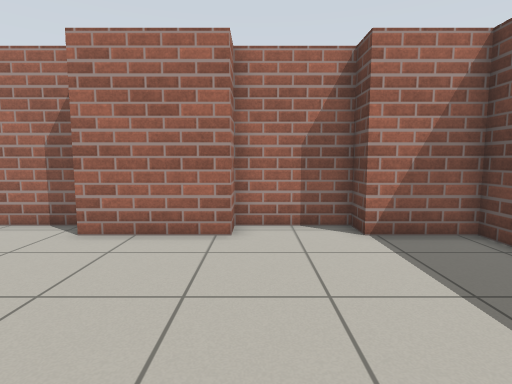
[1] (above)

12 first-person views from a walk through a robot-simulator world made for Gazebo. The camera is 0.93 m above the floor, tilts 6° down and sees 80° across. The floor is counted in squares, 0.5 m on a side. Each view is taken from the middle of a square. On the plan, view 1 faces up. The plan holds only what a view shows up to about 16 squares ahead; the rest is blank.

[2]
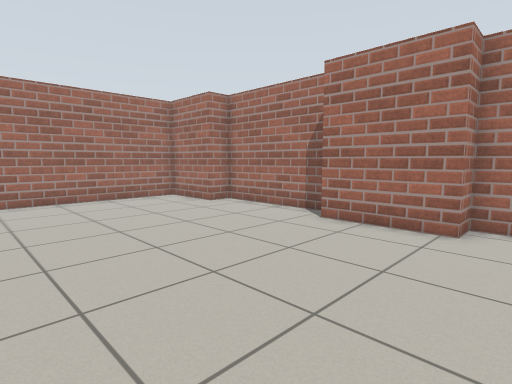

[3]
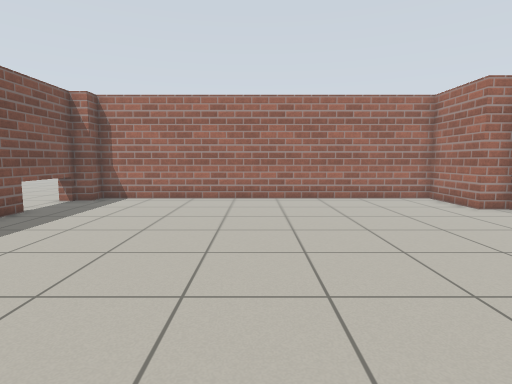

[4]
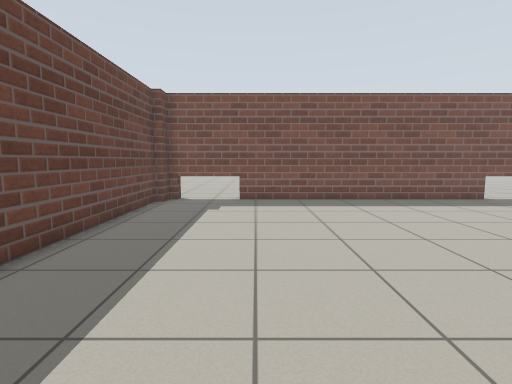

[5]
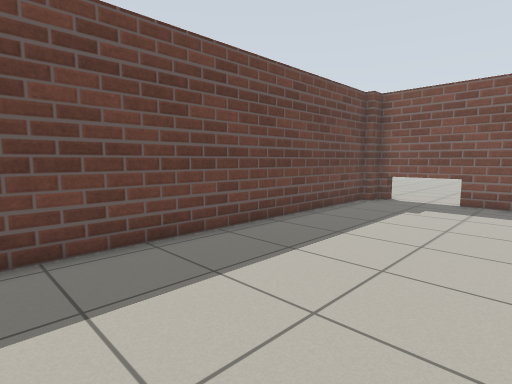

[6]
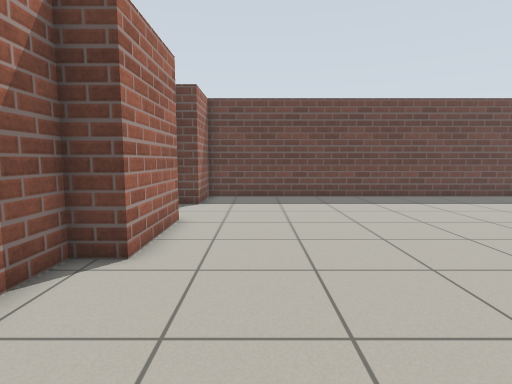

[7]
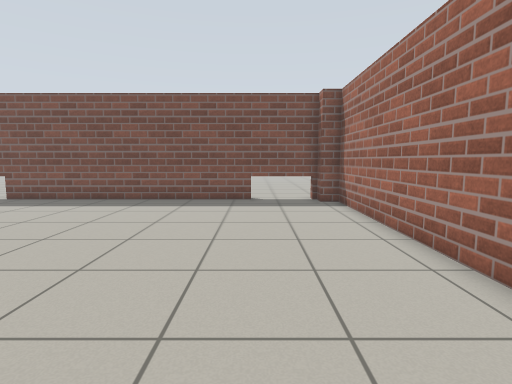

[8]
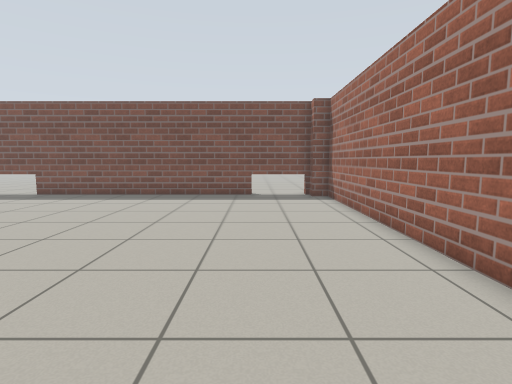

[9]
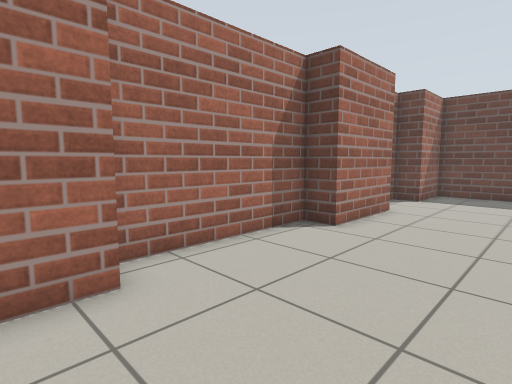

[10]
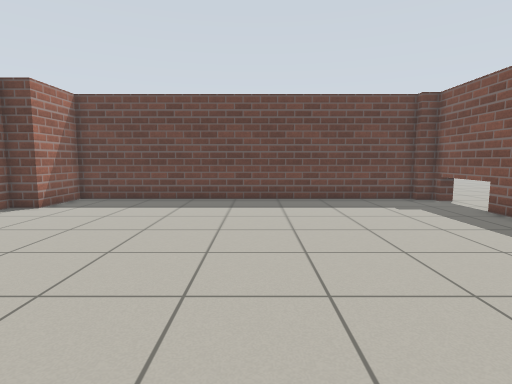

[11]
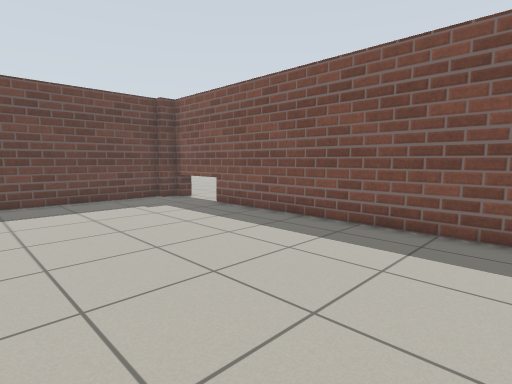

[12]
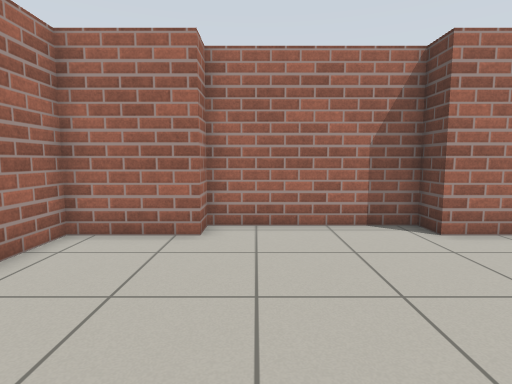

### Floor plan
Points are (right, up) in squares from view 1. A wall is a line through its corners. A room is listed if a view was taken in it or the views show most of it. See-through windows are left out.
Room 1 (views 1, 2, 3, 4, 5, 6, 7, 8, 9, 10, 11, 12)
walls: (-4.4, 7.4) (-4.4, 8.5) (-10.4, 8.5) (-10.4, 7.4) (-13.7, 7.4) (-13.7, -8.5) (-12.9, -8.5) (-12.9, -9.3) (5.1, -9.3) (5.1, -8.5) (5.5, -8.5) (5.5, 7.4) (2.7, 7.4) (2.7, 8.5) (-0.6, 8.5) (-0.6, 7.4) (-4.4, 7.4)
low walls: (-12.7, -9.2) (-12.7, -9.9); (4.7, -10) (4.7, -9.2)

Where each view was taken, in squares from view 1:
view 1: 0 up, 0 right, facing up
view 2: 1 down, 1 right, facing up-left
view 3: 1 down, 1 right, facing left
view 4: 5 up, 1 right, facing down
view 5: 5 up, 1 left, facing down-right
view 6: 5 up, 10 left, facing right
view 7: 5 up, 10 left, facing down
view 8: 7 up, 10 left, facing down
view 9: 3 up, 12 left, facing up-right
view 10: 1 down, 9 left, facing right
view 11: 1 down, 9 left, facing down-right
view 12: 0 up, 9 left, facing up
